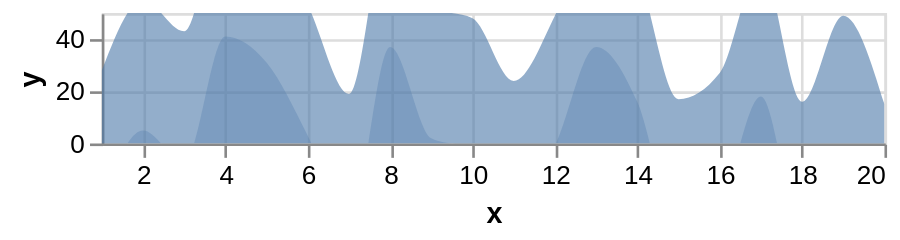

The specification (Vega-Lite) saved for this image:
### Vega specification from a JSON file in a GitHub repository (floating-point values rounded to 4 significant figures)
{"$schema": "https://vega.github.io/schema/vega/v5.json", "description": "Horizon Graph with 2 layers. (See https://idl.cs.washington.edu/papers/horizon/ for more details on Horizon Graphs.)", "autosize": "pad", "padding": 5, "width": 300, "height": 50, "style": "cell", "data": [{"name": "source_0", "values": [{"x": 1, "y": 28}, {"x": 2, "y": 55}, {"x": 3, "y": 43}, {"x": 4, "y": 91}, {"x": 5, "y": 81}, {"x": 6, "y": 53}, {"x": 7, "y": 19}, {"x": 8, "y": 87}, {"x": 9, "y": 52}, {"x": 10, "y": 48}, {"x": 11, "y": 24}, {"x": 12, "y": 49}, {"x": 13, "y": 87}, {"x": 14, "y": 66}, {"x": 15, "y": 17}, {"x": 16, "y": 27}, {"x": 17, "y": 68}, {"x": 18, "y": 16}, {"x": 19, "y": 49}, {"x": 20, "y": 15}]}, {"name": "data_0", "source": "source_0", "transform": [{"type": "formula", "expr": "datum.y - 50", "as": "ny"}]}], "marks": [{"name": "layer_0_marks", "type": "area", "clip": true, "style": ["area"], "sort": {"field": "datum[\"x\"]"}, "from": {"data": "source_0"}, "encode": {"update": {"orient": {"value": "vertical"}, "fill": {"value": "#4c78a8"}, "opacity": {"value": 0.6}, "x": {"scale": "x", "field": "x"}, "y": {"scale": "y", "field": "y"}, "y2": {"scale": "y", "value": 0}, "defined": {"signal": "datum[\"x\"] !== null && !isNaN(datum[\"x\"]) && datum[\"y\"] !== null && !isNaN(datum[\"y\"])"}}}}, {"name": "layer_1_marks", "type": "area", "clip": true, "style": ["area"], "sort": {"field": "datum[\"x\"]"}, "from": {"data": "data_0"}, "encode": {"update": {"orient": {"value": "vertical"}, "fill": {"value": "#4c78a8"}, "opacity": {"value": 0.3}, "x": {"scale": "x", "field": "x"}, "y": {"scale": "y", "field": "ny"}, "y2": {"scale": "y", "value": 0}, "defined": {"signal": "datum[\"x\"] !== null && !isNaN(datum[\"x\"]) && datum[\"ny\"] !== null && !isNaN(datum[\"ny\"])"}}}}], "scales": [{"name": "x", "type": "linear", "domain": {"fields": [{"data": "source_0", "field": "x"}, {"data": "data_0", "field": "x"}]}, "range": [0, {"signal": "width"}], "nice": false, "zero": false}, {"name": "y", "type": "linear", "domain": [0, 50], "range": [{"signal": "height"}, 0], "nice": true, "zero": true}], "axes": [{"scale": "x", "orient": "bottom", "gridScale": "y", "grid": true, "tickCount": {"signal": "ceil(width/40)"}, "domain": false, "labels": false, "maxExtent": 0, "minExtent": 0, "ticks": false, "zindex": 0}, {"scale": "y", "orient": "left", "gridScale": "x", "grid": true, "tickCount": {"signal": "ceil(height/40)"}, "domain": false, "labels": false, "maxExtent": 0, "minExtent": 0, "ticks": false, "zindex": 0}, {"scale": "x", "orient": "bottom", "grid": false, "title": "x", "labelFlush": true, "labelOverlap": true, "tickCount": {"signal": "ceil(width/40)"}, "zindex": 0}, {"scale": "y", "orient": "left", "grid": false, "title": "y", "labelOverlap": true, "tickCount": {"signal": "ceil(height/40)"}, "zindex": 0}], "config": {"style": {"area": {"interpolate": "monotone"}}}}
